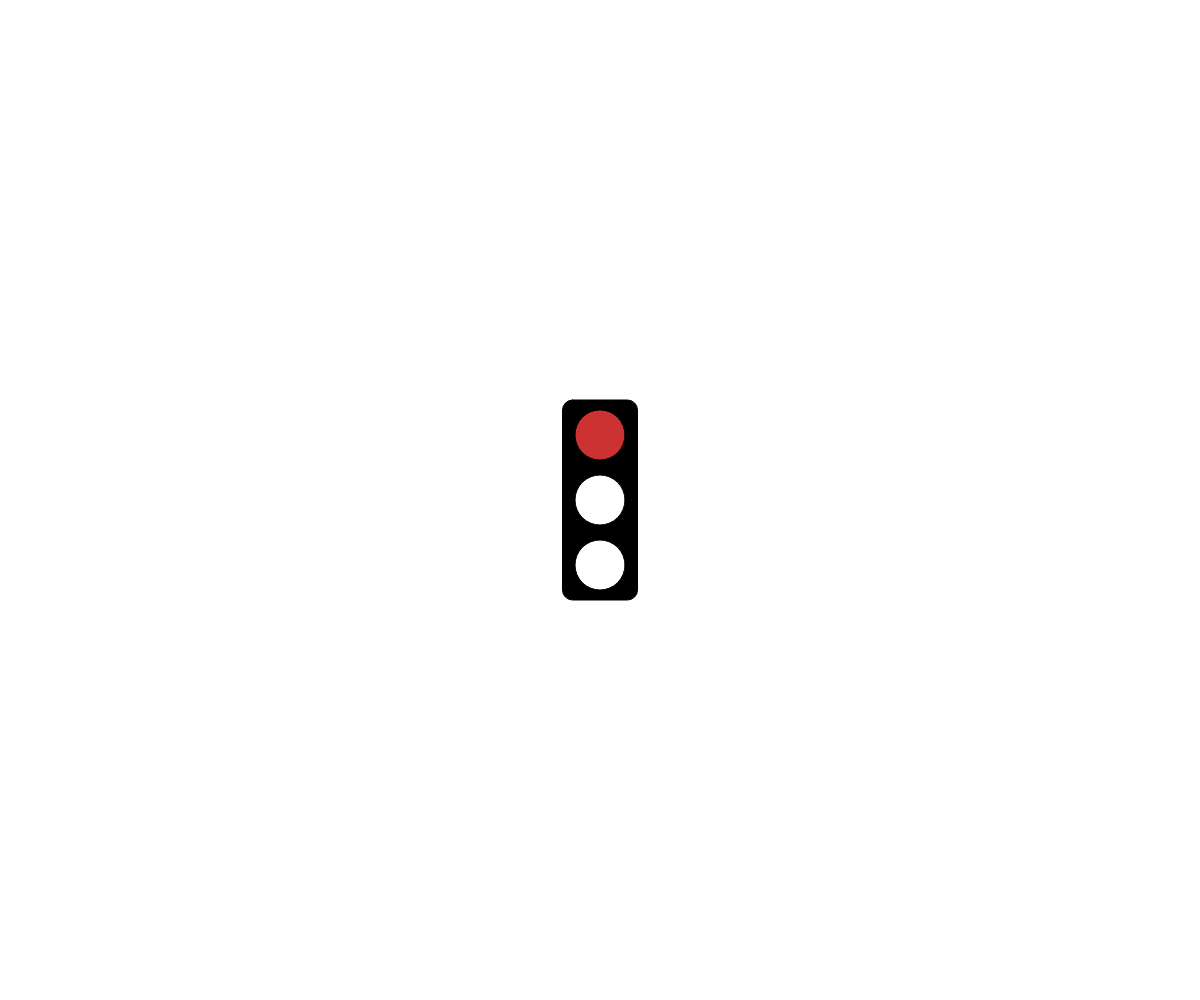
Frame 1 (no input)
Frame 60 (no input): identical to frame 1, image omitted
Frame 120 (the mouse pressed at the canvas centre since frame 60): identical to frame 1, image omitted

The p5.js sketch that drew this single still picture (run headless with seeded random() and noise() and a simulated clock; from frame 60 on, the mouse is pressed at the canvas centre):

// p5.js sketch
// ── sketch.js
// Traffic Light Starter Code
// shail Chaudhari
// 27 February 2025

// GOAL: make a 'traffic light' simulator. For now, just have the light
// changing according to time. You may want to investigate the millis()
// function at https://p5js.org/reference/#/p5/millis

const LIGHTDURATIONYELLOW = 3000;
const LIGHTDURATIONRED = 9000;
const LIGHTDURATIONGREEN = 9000;
let lastLightChange = 0;
let light = "red";
function setup() {
  createCanvas(windowWidth, windowHeight);
}

function draw() {
  background(255);
  drawOutlineOfLights();
  changeLight();
  console.log(light);
  showLight();
}

function drawOutlineOfLights() {
  //box
  rectMode(CENTER);
  fill(0);
  rect(width/2, height/2, 75, 200, 10);

  //lights
  fill(255);
  ellipse(width/2, height/2 - 65, 50, 50); //top
  ellipse(width/2, height/2, 50, 50); //middle
  ellipse(width/2, height/2 + 65, 50, 50); //bottom
}
function changeLight() {
  if (light === "red" && millis() > lastLightChange + LIGHTDURATIONRED) {
    light = "green";
    lastLightChange = millis();
  }
  else if (light === "green" && millis() > lastLightChange + LIGHTDURATIONGREEN) {
    light = "yellow";
    lastLightChange = millis();
  }
  else if(light === "yellow" && millis() > lastLightChange + LIGHTDURATIONYELLOW) {
    light = "red";
    lastLightChange = millis(); 
  }
}
function showLight() {
  if (light === "red") {
    fill(204,50,50);
    ellipse(width/2, height/2 - 65, 50, 50);
  }
  else if (light === "green") {
    fill(45,201,55);
    ellipse(width/2, height/2 + 65, 50, 50);
  }
  else if (light === "yellow") {
    fill(231,180,22);
    ellipse(width/2, height/2, 50, 50);
  }
}
function windowResized() { 
  resizeCanvas(windowWidth, windowHeight);
}
